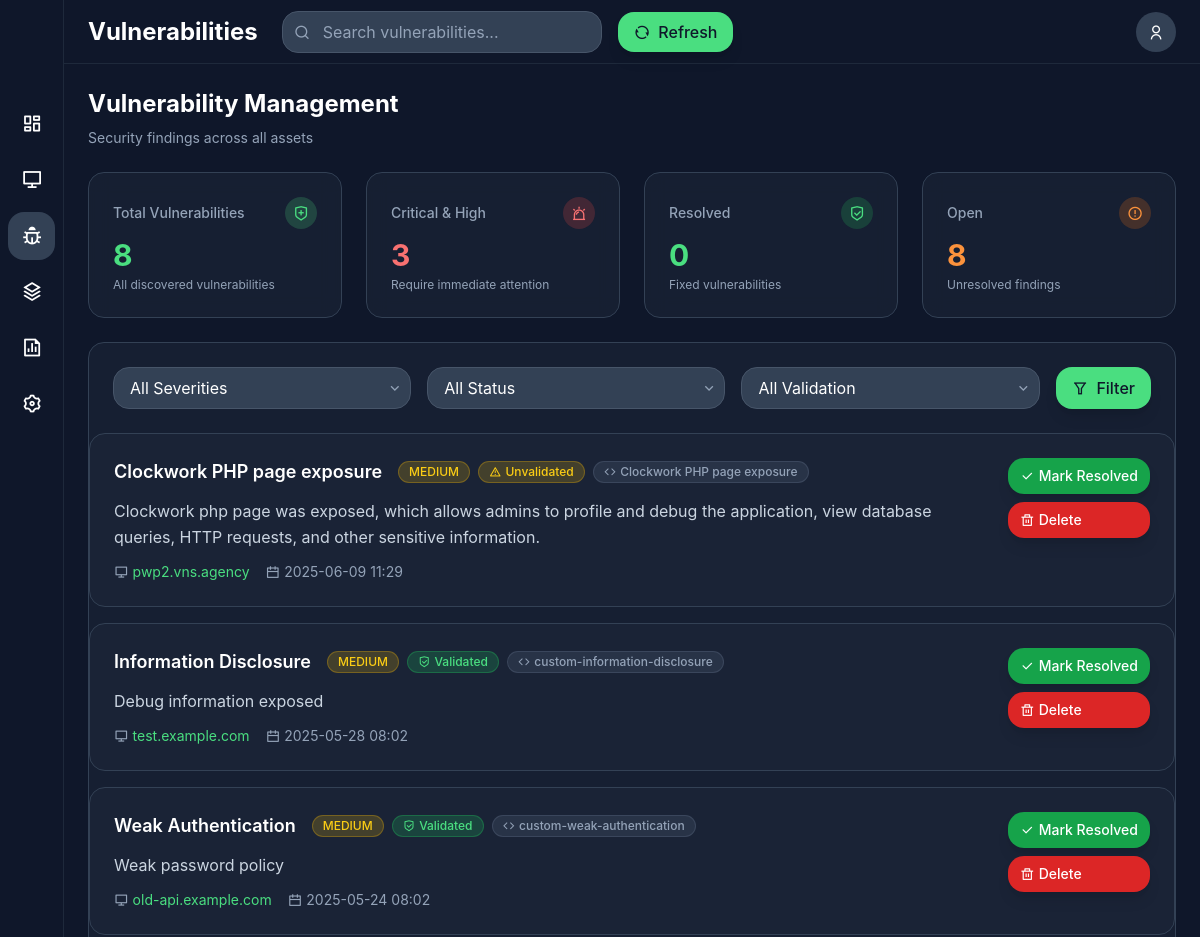
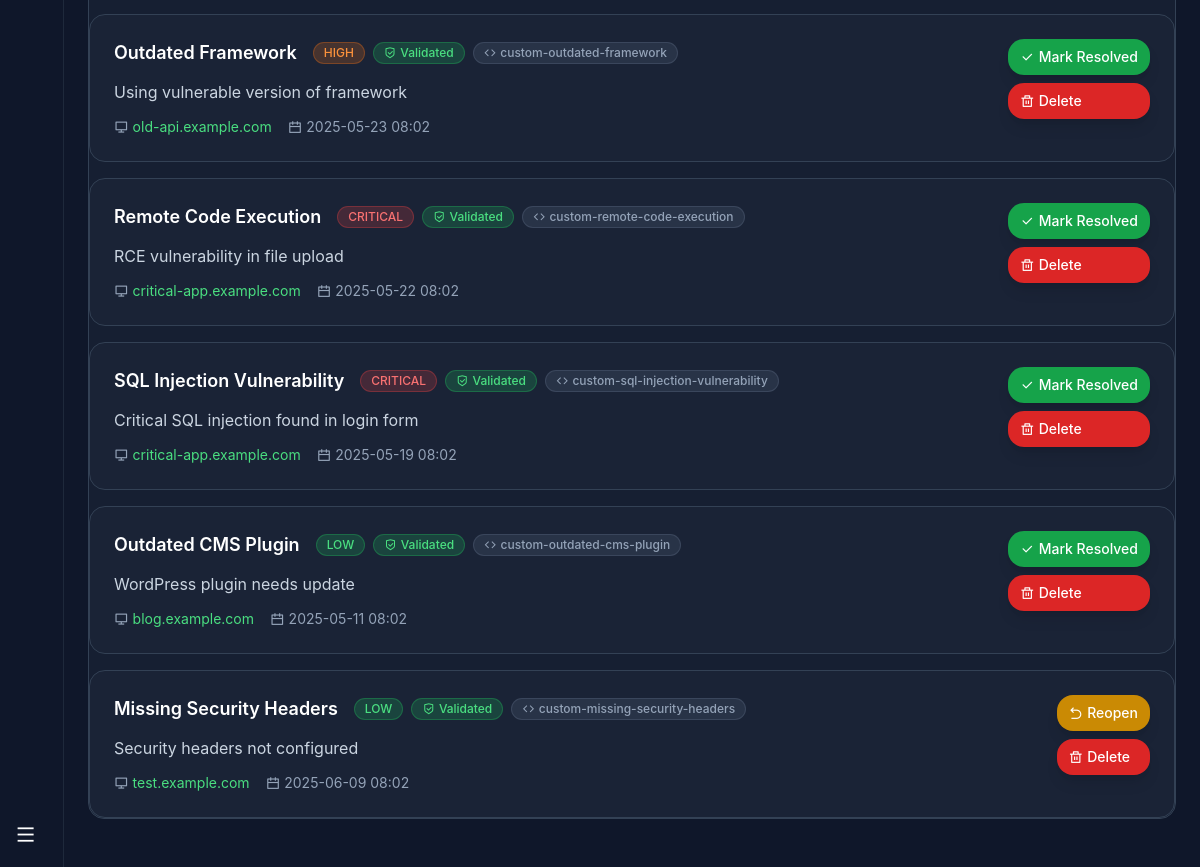
Before: /vulnerabilities (signed in) with the older database file (2 pictures, top to bottom).
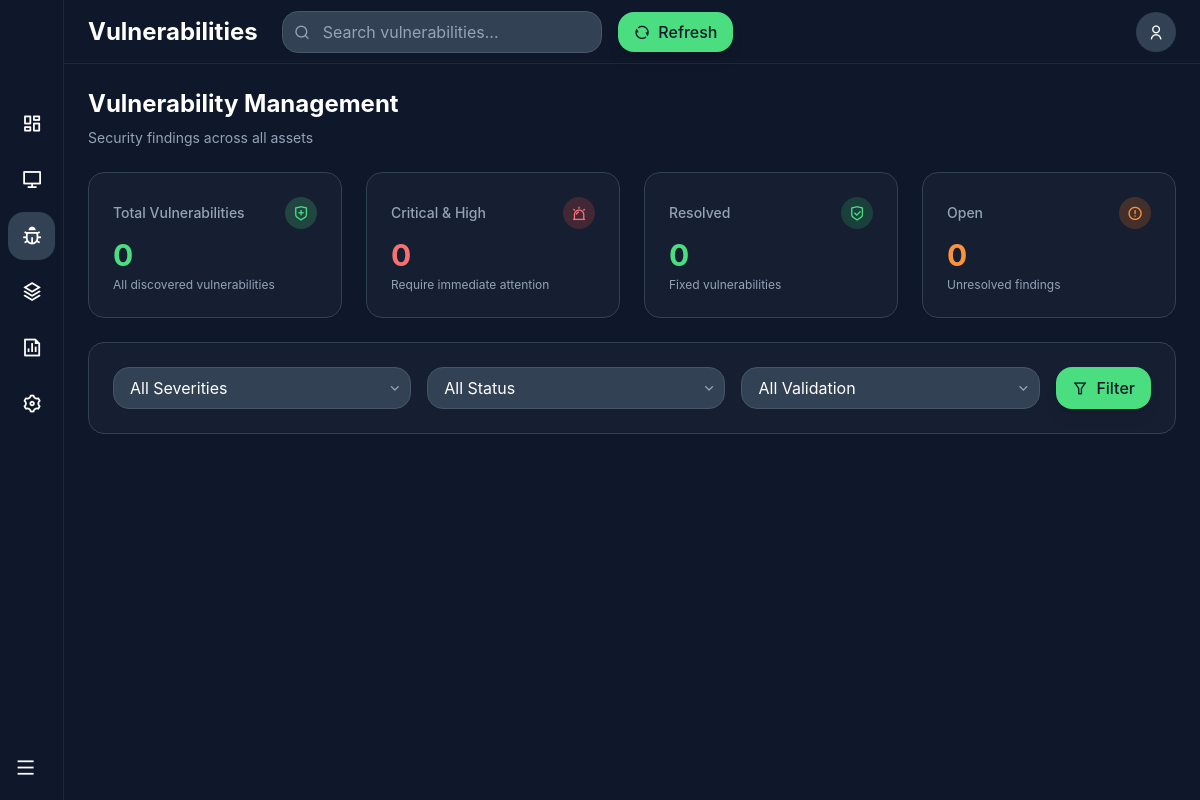
After: the same page with the newer database file.
### models.py (models this page shows)
class Vulnerability(db.Model):
    id = db.Column(db.Integer, primary_key=True)
    cve_id = db.Column(db.String(20))
    title = db.Column(db.String(255), nullable=False)
    description = db.Column(db.Text)
    severity = db.Column(db.Enum(SeverityLevel), nullable=False)
    discovered_at = db.Column(db.DateTime, default=datetime.utcnow)
    is_resolved = db.Column(db.Boolean, default=False)
    resolved_at = db.Column(db.DateTime)
    is_validated = db.Column(db.Boolean, default=True, nullable=True)  # Whether it passed validation
    validation_notes = db.Column(db.Text, nullable=True)  # Notes about validation status
    template_name = db.Column(db.String(255), nullable=True)  # Nuclei template that found this
    cvss_score = db.Column(db.Float, nullable=True)  # CVSS score if available
    asset_metadata = db.Column(db.JSON, nullable=True)
    asset_id = db.Column(db.Integer, db.ForeignKey('asset.id'), nullable=False)
    organization_id = db.Column(db.Integer, db.ForeignKey('organization.id'), nullable=False)

class Asset(db.Model):
    id = db.Column(db.Integer, primary_key=True)
    name = db.Column(db.String(255), nullable=False)
    asset_type = db.Column(db.Enum(AssetType), nullable=False)
    description = db.Column(db.Text)
    discovered_at = db.Column(db.DateTime, default=datetime.utcnow)
    last_scanned = db.Column(db.DateTime)
    is_active = db.Column(db.Boolean, default=True)
    organization_id = db.Column(db.Integer, db.ForeignKey('organization.id'), nullable=False)
    asset_metadata = db.Column(db.JSON)
    vulnerabilities = db.relationship('Vulnerability', backref='asset', lazy=True)

### app.py (the view, shortened to what this page needs)
    @app.route('/vulnerabilities')
    @login_required
    def vulnerabilities():
        from utils.permissions import can_view_vulnerabilities, get_user_organization
        if not can_view_vulnerabilities():
            flash('You do not have permission to view vulnerabilities.', 'error')
            return redirect(url_for('dashboard'))
        org = get_user_organization()
        if not org:
            flash('You are not associated with any organization. Please contact your administrator.', 'error')
            return redirect(url_for('dashboard'))
        severity_filter = request.args.get('severity', '')
        status_filter = request.args.get('status', '')
        validation_filter = request.args.get('validation', '')
        search_query = request.args.get('search', '')
        page = request.args.get('page', 1, type=int)
        query = Vulnerability.query.filter_by(organization_id=org.id)
        if severity_filter:
            severity_enum = getattr(SeverityLevel, severity_filter.upper(), None)
            if severity_enum:
                query = query.filter(Vulnerability.severity == severity_enum)
        if status_filter == 'open':
            query = query.filter(Vulnerability.is_resolved == False)
        elif status_filter == 'resolved':
            query = query.filter(Vulnerability.is_resolved == True)
        if validation_filter == 'validated':
            query = query.filter(Vulnerability.is_validated == True)
        elif validation_filter == 'unvalidated':
            query = query.filter(Vulnerability.is_validated == False)
        query = query.join(Asset)
        severity_order = {
            SeverityLevel.CRITICAL: 0,
            SeverityLevel.HIGH: 1,
            SeverityLevel.MEDIUM: 2,
            SeverityLevel.LOW: 3,
            SeverityLevel.INFO: 4
        }
        vulnerabilities = query.order_by(
            Vulnerability.is_resolved.asc(),  # Open vulnerabilities first
            Vulnerability.discovered_at.desc()  # Most recent first
        ).paginate(
            page=page, per_page=20, error_out=False
        )
        all_vulns = Vulnerability.query.filter_by(organization_id=org.id).all()
        stats = {
            'total': len(all_vulns),
            'critical': len([v for v in all_vulns if v.severity == SeverityLevel.CRITICAL]),
            'high': len([v for v in all_vulns if v.severity == SeverityLevel.HIGH]),
            'medium': len([v for v in all_vulns if v.severity == SeverityLevel.MEDIUM]),
            'low': len([v for v in all_vulns if v.severity == SeverityLevel.LOW]),
            'info': len([v for v in all_vulns if v.severity == SeverityLevel.INFO]),
            'validated': len([v for v in all_vulns if getattr(v, 'is_validated', True)]),
            'unvalidated': len([v for v in all_vulns if not getattr(v, 'is_validated', True)])
        }
        return render_template('vulnerabilities.html',
                             vulnerabilities=vulnerabilities,
                             stats=stats)

### utils/permissions.py (called while the page is built)
def get_user_organization():
    if not current_user.is_authenticated:
        return None
    org = Organization.query.filter_by(user_id=current_user.id).first()
    if org:
        return org
    membership = OrganizationUser.query.filter_by(user_id=current_user.id, is_active=True).first()
    if membership:
        return Organization.query.get(membership.organization_id)
    return None

def is_organization_owner():
    if not current_user.is_authenticated:
        return False
    org = get_user_organization()
    return org and org.user_id == current_user.id

def has_permission(permission):
    if not current_user.is_authenticated:
        return False
    if is_organization_owner():
        return True
    membership = get_user_membership()
    if not membership:
        return False
    return membership.has_permission(permission)

def can_modify_assets():
    return has_permission('add_assets')

def can_manage_settings():
    return has_permission('manage_settings')

def can_view_vulnerabilities():
    return has_permission('view_vulnerabilities')

### templates/vulnerabilities.html (shortened to what the changed rows need)
{% extends "base.html" %}
{% block content %}
<div class="flex h-screen overflow-hidden bg-slate-900">
    <div class="flex-1 flex flex-col overflow-hidden">
        <header class="h-16 border-b border-slate-800 flex items-center justify-between px-4 md:px-6">
            <div class="flex items-center justify-between w-full lg:w-auto">
                <h1 class="text-xl md:text-2xl font-bold text-white">Vulnerabilities</h1>
            </div>
        </header>
        <div class="flex-1 overflow-y-auto p-4 md:p-6">
            <div class="mb-6">
                <div class="flex flex-col lg:flex-row lg:items-center lg:justify-between gap-4 mb-6">
                    <div>
                        <h2 class="text-xl md:text-2xl font-bold mb-2 text-white">Vulnerability Management</h2>
                    </div>
                </div>
                <div class="grid grid-cols-1 sm:grid-cols-2 lg:grid-cols-4 gap-4 md:gap-6 mb-6">
                    <div class="card bg-slate-800/50 border border-slate-700 rounded-lg p-4 md:p-6 hover:bg-slate-800/70 transition-colors">
                        <div class="flex items-center justify-between mb-2">
                            <h3 class="text-slate-400 font-medium text-sm">Total Vulnerabilities</h3>
                            <div class="w-8 h-8 bg-primary/20 rounded-lg flex items-center justify-center">
                            </div>
                        </div>
                        <p class="text-2xl md:text-3xl font-bold text-primary mb-1">{{ stats.total }}</p>
                        <p class="text-xs text-slate-400">All discovered vulnerabilities</p>
                    </div>
                    <div class="card bg-slate-800/50 border border-slate-700 rounded-lg p-4 md:p-6 hover:bg-slate-800/70 transition-colors">
                        <div class="flex items-center justify-between mb-2">
                            <h3 class="text-slate-400 font-medium text-sm">Critical & High</h3>
                            <div class="w-8 h-8 bg-red-500/20 rounded-lg flex items-center justify-center">
                            </div>
                        </div>
                        <p class="text-2xl md:text-3xl font-bold text-red-400 mb-1">{{ stats.critical + stats.high }}</p>
                        <p class="text-xs text-slate-400">Require immediate attention</p>
                    </div>
                    <div class="card bg-slate-800/50 border border-slate-700 rounded-lg p-4 md:p-6 hover:bg-slate-800/70 transition-colors">
                        <div class="flex items-center justify-between mb-2">
                            <h3 class="text-slate-400 font-medium text-sm">Open</h3>
                            <div class="w-8 h-8 bg-orange-500/20 rounded-lg flex items-center justify-center">
                            </div>
                        </div>
                        <p class="text-2xl md:text-3xl font-bold text-orange-400 mb-1">{{ stats.open or (stats.total - (stats.resolved or 0)) }}</p>
                        <p class="text-xs text-slate-400">Unresolved findings</p>
                    </div>
                </div>
            </div>
            <div class="bg-slate-800/50 border border-slate-700 rounded-lg mb-6">
                <div class="space-y-4">
                    {% if vulnerabilities %}
                        {% for vuln in vulnerabilities %}
                        <div class="bg-slate-800/50 border border-slate-700 rounded-lg p-4 md:p-6 hover:bg-slate-800/70 transition-all duration-200">
                            <div class="flex flex-col lg:flex-row lg:items-start lg:justify-between gap-4">
                                <div class="flex-1 min-w-0">
                                    <div class="flex flex-wrap items-center gap-2 mb-3">
                                        <h3 class="text-lg font-semibold text-white mr-2">{{ vuln.title }}</h3>
                                        {% set severity_colors = {
                                            'critical': 'bg-red-500/20 text-red-400 border-red-500/30',
                                            'high': 'bg-orange-500/20 text-orange-400 border-orange-500/30',
                                            'medium': 'bg-yellow-500/20 text-yellow-400 border-yellow-500/30',
                                            'low': 'bg-green-500/20 text-green-400 border-green-500/30',
                                            'info': 'bg-blue-500/20 text-blue-400 border-blue-500/30'
                                        } %}
                                        <span class="inline-flex items-center px-2.5 py-0.5 rounded-full text-xs font-medium border {{ severity_colors.get(vuln.severity.value, 'bg-slate-500/20 text-slate-400 border-slate-500/30') }}">
                                            {{ vuln.severity.value.upper() }}
                                        </span>
                                        {% if vuln.is_validated %}
                                        <span class="inline-flex items-center px-2.5 py-0.5 rounded-full text-xs font-medium bg-green-500/20 text-green-400 border border-green-500/30">
                                            <i class="ri-shield-check-line mr-1"></i>Validated
                                        </span>
                                        {% else %}
                                        <span class="inline-flex items-center px-2.5 py-0.5 rounded-full text-xs font-medium bg-yellow-500/20 text-yellow-400 border border-yellow-500/30">
                                            <i class="ri-alert-line mr-1"></i>Unvalidated
                                        </span>
                                        {% endif %}
                                        {% if vuln.template_name %}
                                        <span class="inline-flex items-center px-2.5 py-0.5 rounded-full text-xs font-medium bg-slate-500/20 text-slate-400 border border-slate-500/30">
                                            <i class="ri-code-line mr-1"></i>{{ vuln.template_name }}
                                        </span>
                                        {% endif %}
                                    </div>
                                    {% if vuln.description %}
                                    <p class="text-slate-300 mb-3 leading-relaxed">{{ vuln.description }}</p>
                                    {% endif %}
                                    <div class="flex flex-wrap items-center text-sm text-slate-400 gap-4">
                                        <div class="flex items-center">
                                            <i class="ri-computer-line mr-1"></i>
                                            <a href="{{ url_for('assets') }}?search={{ vuln.asset.name }}" class="text-primary hover:text-primary/80 transition-colors">
                                                {{ vuln.asset.name }}
                                            </a>
                                        </div>
                                        <div class="flex items-center">
                                            <i class="ri-calendar-line mr-1"></i>
                                            {{ vuln.discovered_at.strftime('%Y-%m-%d %H:%M') }}
                                        </div>
                                    </div>
                                </div>
                                {% if can_modify_assets() %}
                                <div class="flex flex-wrap gap-2 lg:flex-col lg:w-auto">
                                    {% if not vuln.is_resolved %}
                                    <button onclick="markResolved({{ vuln.id }})" class="bg-green-600 hover:bg-green-700 text-white px-3 py-2 rounded-lg text-sm transition-all duration-200 flex items-center font-medium shadow-lg hover:shadow-xl hover:scale-105">
                                        <i class="ri-check-line mr-1"></i>
                                        <span class="hidden sm:inline">Mark Resolved</span>
                                    </button>
                                    {% else %}
                                    <button onclick="markOpen({{ vuln.id }})" class="bg-yellow-600 hover:bg-yellow-700 text-white px-3 py-2 rounded-lg text-sm transition-all duration-200 flex items-center font-medium shadow-lg hover:shadow-xl hover:scale-105">
                                        <i class="ri-arrow-go-back-line mr-1"></i>
                                        <span class="hidden sm:inline">Reopen</span>
                                    </button>
                                    {% endif %}
                                    <button onclick="deleteVuln({{ vuln.id }})" class="bg-red-600 hover:bg-red-700 text-white px-3 py-2 rounded-lg text-sm transition-all duration-200 flex items-center font-medium shadow-lg hover:shadow-xl hover:scale-105">
                                        <i class="ri-delete-bin-line mr-1"></i>
                                        <span class="hidden sm:inline">Delete</span>
                                    </button>
                                </div>
                                {% endif %}
                            </div>
                        </div>
                        {% endfor %}
                    {% endif %}
                </div>
            </div>
        </div>
    </div>
</div>
{% endblock %}

Changed rows visible on the page:
removed Vulnerability: title "Clockwork PHP page exposure", severity.value "MEDIUM", is_validated False (drawn), template_name "Clockwork PHP page exposure", description "Clockwork php page was exposed, which allows admins to profile and debug the application, view database queries, HTTP requests, and other sensitive information.", asset.name "pwp2.vns.agency", discovered_at "2025-06-09 11:29"
removed Vulnerability: title "Information Disclosure", severity.value "MEDIUM", is_validated True (drawn), template_name "custom-information-disclosure", description "Debug information exposed", asset.name "test.example.com", discovered_at "2025-05-28 08:02"
removed Vulnerability: title "Weak Authentication", severity.value "MEDIUM", is_validated True (drawn), template_name "custom-weak-authentication", description "Weak password policy", asset.name "old-api.example.com", discovered_at "2025-05-24 08:02"
removed Vulnerability: title "Outdated Framework", severity.value "HIGH", is_validated True (drawn), template_name "custom-outdated-framework", description "Using vulnerable version of framework", asset.name "old-api.example.com", discovered_at "2025-05-23 08:02"
removed Vulnerability: title "Remote Code Execution", severity.value "CRITICAL", is_validated True (drawn), template_name "custom-remote-code-execution", description "RCE vulnerability in file upload", asset.name "critical-app.example.com", discovered_at "2025-05-22 08:02"
removed Vulnerability: title "SQL Injection Vulnerability", severity.value "CRITICAL", is_validated True (drawn), template_name "custom-sql-injection-vulnerability", description "Critical SQL injection found in login form", asset.name "critical-app.example.com", discovered_at "2025-05-19 08:02"
removed Vulnerability: title "Outdated CMS Plugin", severity.value "LOW", is_validated True (drawn), template_name "custom-outdated-cms-plugin", description "WordPress plugin needs update", asset.name "blog.example.com", discovered_at "2025-05-11 08:02"
removed Vulnerability: title "Missing Security Headers", severity.value "LOW", is_validated True (drawn), template_name "custom-missing-security-headers", description "Security headers not configured", asset.name "test.example.com", discovered_at "2025-06-09 08:02"
Other visible differences:
{{ stats.total }}: "8" → "0"
{{ stats.critical + stats.high }}: "3" → "0"
{{ stats.open or (stats.total - (stats.resolved or 0)) }}: "8" → "0"
